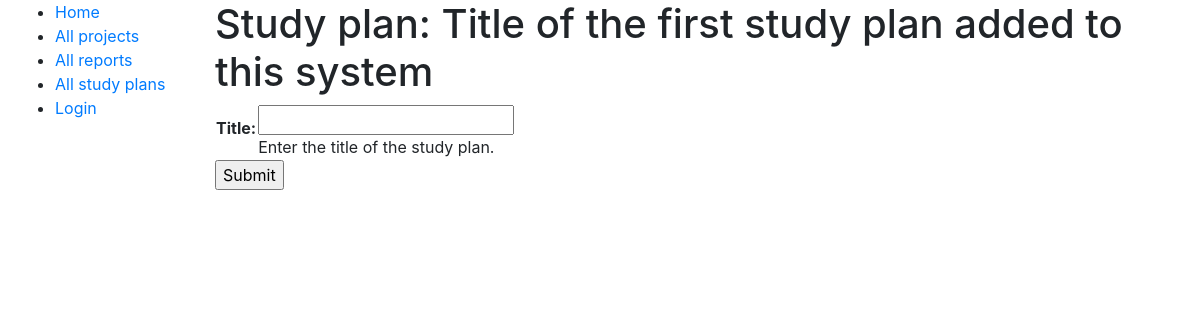
Before: /fileindex/study_plans/1/update with the older database file.
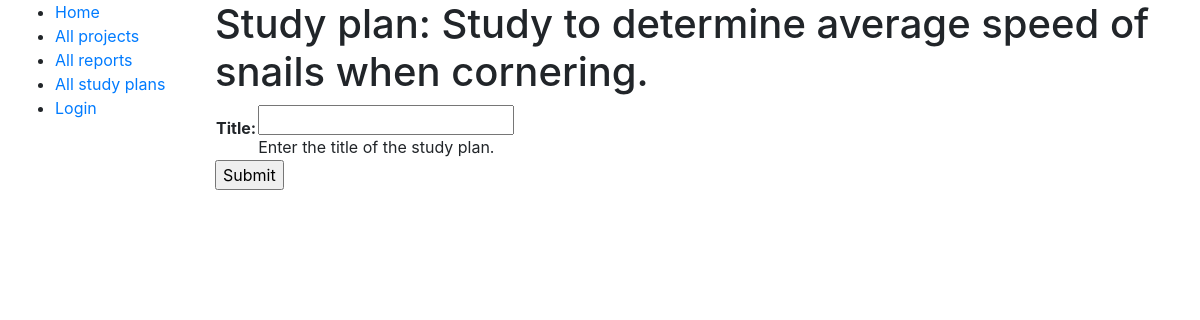
After: the same page with the newer database file.
### fileindex/models.py (models this page shows, shortened)
class Document(models.Model):
    owner = models.ForeignKey(User, on_delete=models.SET_NULL, blank=True, null=True)
    project = models.ForeignKey(Project, on_delete=models.SET_NULL, blank=True, null=True)
    location = models.ForeignKey(Location, on_delete=models.SET_NULL, blank=True, null=True)
    DOCUMENT_CODE = (
        ('SP', 'Study plan'),
        ('R', 'Report'),
        ('RDF', 'Related file'),
        ('LBN', 'Lab book'),
    )
    document_code = models.CharField(max_length=3, choices=DOCUMENT_CODE, default='')
    e_copy = models.FileField(upload_to='uploads/', null=True, blank=True)
    class Meta:
        abstract = True

class StudyPlan(Document):
    title = models.TextField()
    DOCUMENT_STATUS = (
        ('PEN', 'Pending'),
        ('IND', 'In draft'),
        ('COM', 'Complete'),
    )
    status = models.CharField(max_length=3, choices=DOCUMENT_STATUS, default='PEN')
    sign_date = models.DateField(null=True, blank=True)

### fileindex/views.py (the view)
# urls.py: path('study_plans/<int:pk>/update', views.studyplan_update, name='studyplan-update'),
def studyplan_update(request, pk):
    studyplan = StudyPlan.objects.get(id=pk)
    if request.method == 'POST':
        studyplan_update_form = StudyPlanForm(request.POST)
        if studyplan_update_form.is_valid():
            studyplan.title = studyplan_update_form.cleaned_data['title']
            studyplan.save()
            return HttpResponseRedirect('/')
    else:
        studyplan_update_form = StudyPlanForm()
    context = {
        'form': studyplan_update_form,
        'studyplan': studyplan,
    }
    return render(request, 'fileindex/studyplan_update.html', context)

### fileindex/forms.py (shortened to what this page needs)
class StudyPlanForm(forms.Form):
    title = forms.CharField(help_text="Enter the title of the study plan.")

### fileindex/templates/fileindex/studyplan_update.html (shortened to what this page needs)
{% extends "base_generic.html" %}
{% block content %}
	<h1>Study plan: {{ studyplan.title }}</h1>
	<form action="" method="POST">
	    <table>
	    {{ form.as_table }}
	    </table>
	    <input type="submit" value="Submit">
	</form>
{% endblock %}

Changed rows visible on the page:
changed StudyPlan: title "Title of the first study plan added to this system" → "Study to determine average speed of snails when cornering."
